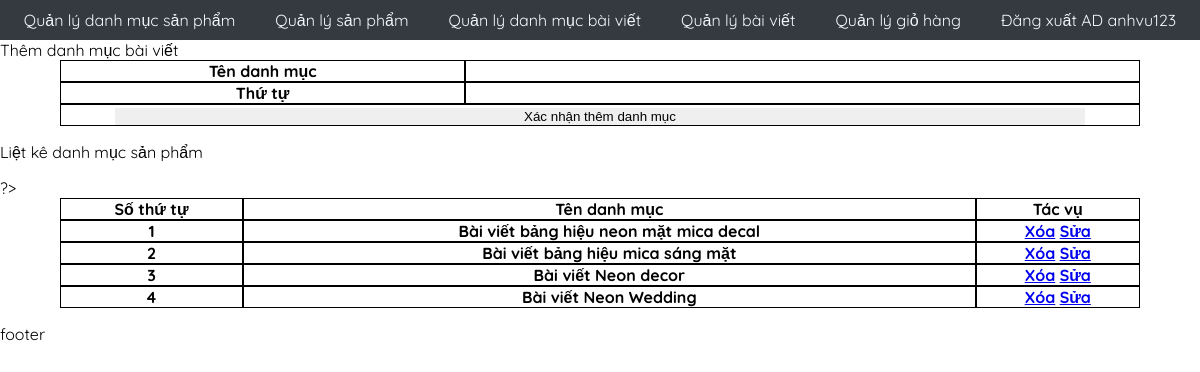
The page /admincp/admincp_index.php?action=quanlydanhmucbaiviet&query=them (signed in) on the database its author committed.
### tables this page shows
CREATE TABLE `tbl_danhmucbaiviet` (
  `id_danhmucbaiviet` int(11) NOT NULL,
  `tendanhmuc_baiviet` varchar(200) NOT NULL,
  `thutu` int(11) NOT NULL
);

### admincp/modules/quanlydanhmucbaiviet/lietke.php (the view, shortened to what this page needs)
<p>Liệt kê danh mục sản phẩm</p>
<?php
    $sql_lietke_danhmucbaiviet = "SELECT * FROM tbl_danhmucbaiviet ORDER BY thutu DESC";
    $query_lietke_danhmucbaiviet = mysqli_query($mysqli, $sql_lietke_danhmucbaiviet);
?>
<table class="data_table">
    <tr>
        <th>Số thứ tự</th>
        <th>Tên danh mục</th>
        <th>Tác vụ</th>
    </tr>
    <?php
        $i = 0;
        while ($row = mysqli_fetch_array($query_lietke_danhmucbaiviet)) {
            $i++;
        ?>
            <tr>
                <td><?php echo $i ?></td>
                <td><?php echo $row['tendanhmuc_baiviet']?></td>
                <td class="tacvu">
                    <a href="modules/quanlydanhmucbaiviet/xuly.php?iddanhmuc=<?php echo $row['id_danhmucbaiviet']?>">Xóa</a>
                    <a href="?action=quanlydanhmucbaiviet&query=sua&iddanhmuc=<?php echo $row['id_danhmucbaiviet'] ?>">Sửa</a>
                </td>
            </tr>
        <?php
        }
        ?>
</table>

### admincp/assets/css/admincp.css (style rules this page uses)
body { margin: 0; padding: 0; font-family: 'Quicksand', sans-serif !important; }
html { font-family: 'Quicksand', sans-serif !important; scroll-behavior: smooth; }
.data_table { width: 90%; padding: 0; margin-left: 5%; border-spacing: 0; }
.data_table table, th, td { border: 1px solid black; border-collapse: collapse; text-align: center; vertical-align: center; padding: 0; margin: 0; }
td { font-weight: 900; }
td.tacvu { display: table-cell; }

### asset/css/Main_css/Main.css (style rules this page uses)
body { margin: 0; padding: 0; font-family: 'Quicksand', sans-serif !important; }
html { font-family: 'Quicksand', sans-serif !important; scroll-behavior: smooth; }

### rows shown on the page
tbl_danhmucbaiviet: tendanhmuc_baiviet "Bài viết bảng hiệu neon mặt mica decal"
tbl_danhmucbaiviet: tendanhmuc_baiviet "Bài viết bảng hiệu mica sáng mặt"
tbl_danhmucbaiviet: tendanhmuc_baiviet "Bài viết Neon decor"
tbl_danhmucbaiviet: tendanhmuc_baiviet "Bài viết Neon Wedding"

### other values the page prints
$_SESSION['dangnhap'] "anhvu123"
